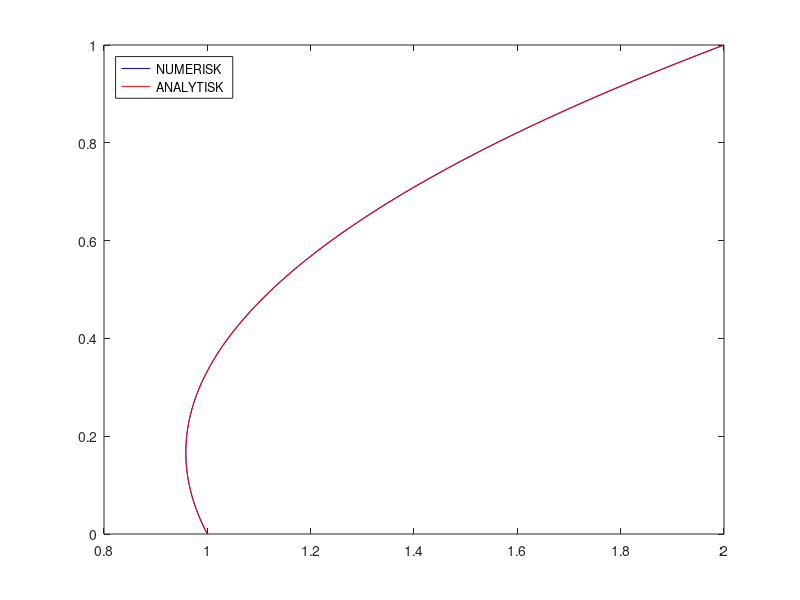

MATLAB code to generate this figure:
a = 1; b = 2; c = 3;
N = 100; L = 1; my = 1;
h = L/(N-1);

% NUMERISK
% lager matrisen A
A = zeros(N,N);
A(1,1) = a ; 
A(N,N) = L;

for i = 2:N-1
    A(i,i) = -2;
    A(i,i-1) = 1;
    A(i,i+1) = 1;
end

% lager B matrisen
B = zeros(N,1);
B(1,1) = b ; 
B(N,1) = a ;

for j = 2:N-1
    B(j,1) = (c*h^2)/my;
end

u = A\B ;

y = linspace(1,0,N);
plot(u,y,'b') % plotter numeriske som bl?


% ANALYTISK
u2 = 0.5 * (c*y.^2)/my + y.*(b/L - c/(2*my) - a/L) + a;
hold on
plot(u2,y,'r') % plotter analytiske som r?d
legend('NUMERISK','ANALYTISK','Location','northwest')

% Oppgave 3e

numerisk = interp1(y,u,L/sqrt(2))
analytisk = interp1(y,u2,L/sqrt(2))



